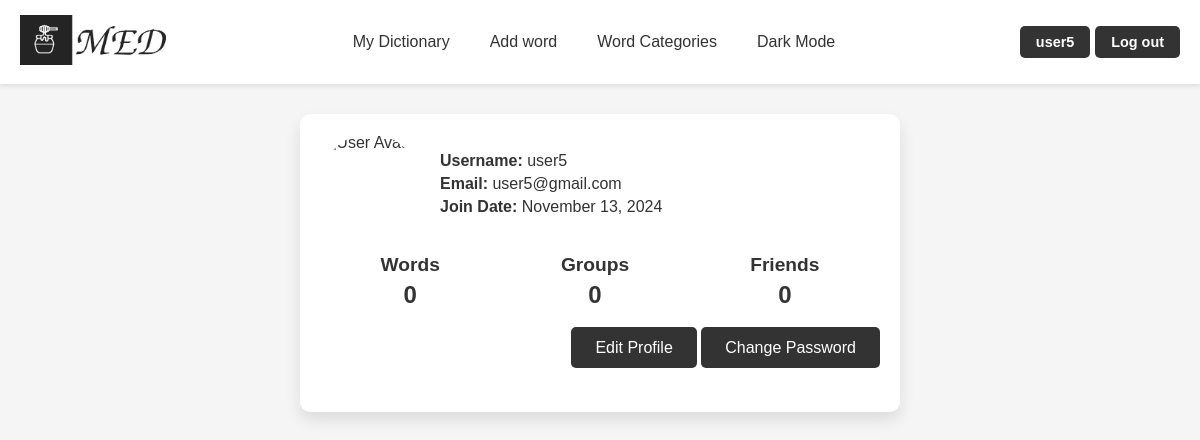
Before: /profile/ (signed in) with the older database file.
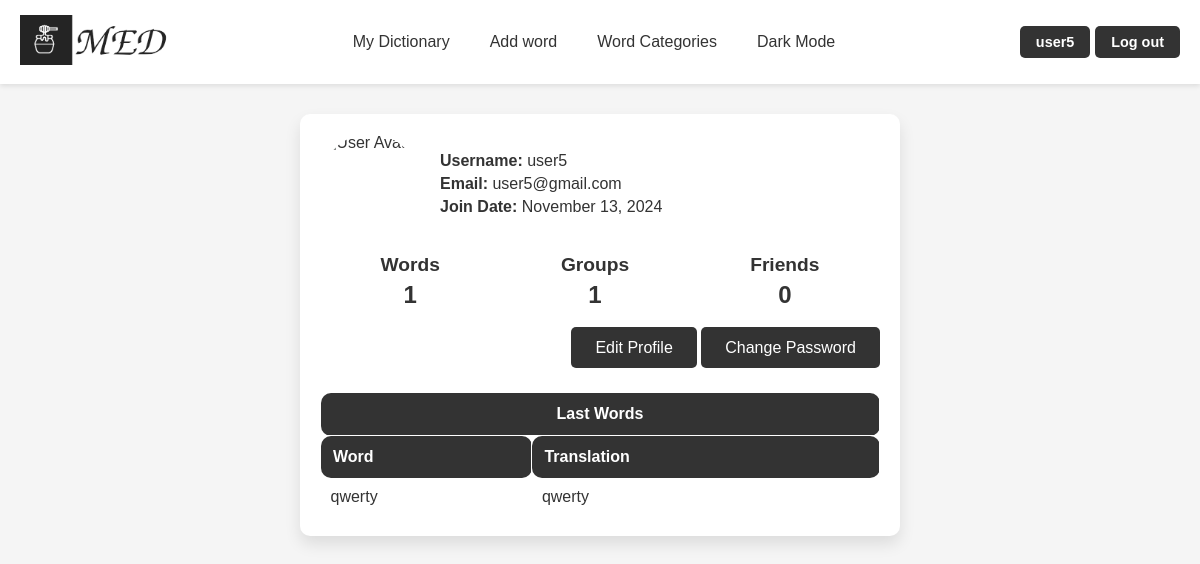
After: the same page with the newer database file.
### med/models.py (models this page shows, shortened)
class Word(models.Model):
    word = models.CharField(max_length=100)
    translation = models.CharField(max_length=100)
    example = models.TextField(blank=True)
    time_create = models.DateTimeField(auto_now_add=True)
    time_update = models.DateTimeField(auto_now=True)
    user = models.ForeignKey(User, on_delete=models.CASCADE)
    class Meta:
        ordering = ['-time_create', 'word']
        indexes = [
            models.Index(fields=['-time_create'])
        ]

### med/views.py (the view)
# urls.py: path('profile/', views.ProfileView.as_view(), name='profile'),
@method_decorator(login_required, name='dispatch')
class ProfileView(View):
    def get(self, request, *args, **kwargs):
        recent_words = Word.objects.filter(user=request.user)[:5]
        word_count = Word.objects.filter(user=request.user).count()
        group_count = WordGroup.objects.filter(user=request.user).count()
        return render(request, 'med/profile.html', {'recent_words': recent_words, 'word_count': word_count, 'group_count': group_count})

### med/templates/med/profile.html
{% extends "base.html" %}
{% load static %}
{% block content %}
<div class="profile-container">
    <div class="profile-info">
        {% if not user.profile.avatar %}
        <img class="profile-avatar" src="{% static 'med/img/base/default_avatar.png' %}" alt="User Avatar">
        {% else %}
        <img class="profile-avatar" src="{{ user.profile.avatar.url }}" alt="User Avatar">
        {% endif %}
        <div class="profile-details">
            <p><strong>Username:</strong> {{ user.username }}</p>
            <p><strong>Email:</strong> {{ user.email }}</p>
            <p><strong>Join Date:</strong> {{ user.date_joined|date:"F j, Y" }}</p>
        </div>
    </div>
    <div class="stats">
        <div class="stat-item">
            <a href="{% url 'words' %}">
                <p><strong>Words</strong></p>
                <p>{{ word_count }}</p>
            </a>
        </div>
        <div class="stat-item">
            <a href="{% url 'groups' %}">
                <p><strong>Groups</strong></p>
                <p> {{ group_count }} </p>
            </a>
        </div>
        <div class="stat-item">
            <a href="#">
                <p><strong>Friends</strong></p>
                <p> 0 </p>
            </a>
        </div>
    </div>
    <div class="buttons">
        <a href="#">Edit Profile</a>
        <a href="#">Change Password</a>
    </div>
    <div class="last5words">
        {% if recent_words %}
        <table class="word_table">
            <thead>
                <tr>
                    <th colspan="2" class="center-table">Last Words</th>
                </tr>
                <tr>
                    <th>Word</th>
                    <th>Translation</th>
                </tr>
            </thead>
            <tbody>
                {% for word in recent_words %}
                    <tr>
                        <td>{{ word.word }}</td>
                        <td>{{ word.translation }}</td>
                    </tr>
                {% endfor %}
            </tbody>
        </table>
        {% endif %}
    </div>
</div>
{% endblock %}

Changed rows visible on the page:
added Word: word "qwerty", translation "qwerty"
Other visible differences:
{{ word_count }}: "0" → "1"
{{ group_count }}: "0" → "1"
text now shown: "Last Words Word Translation"
